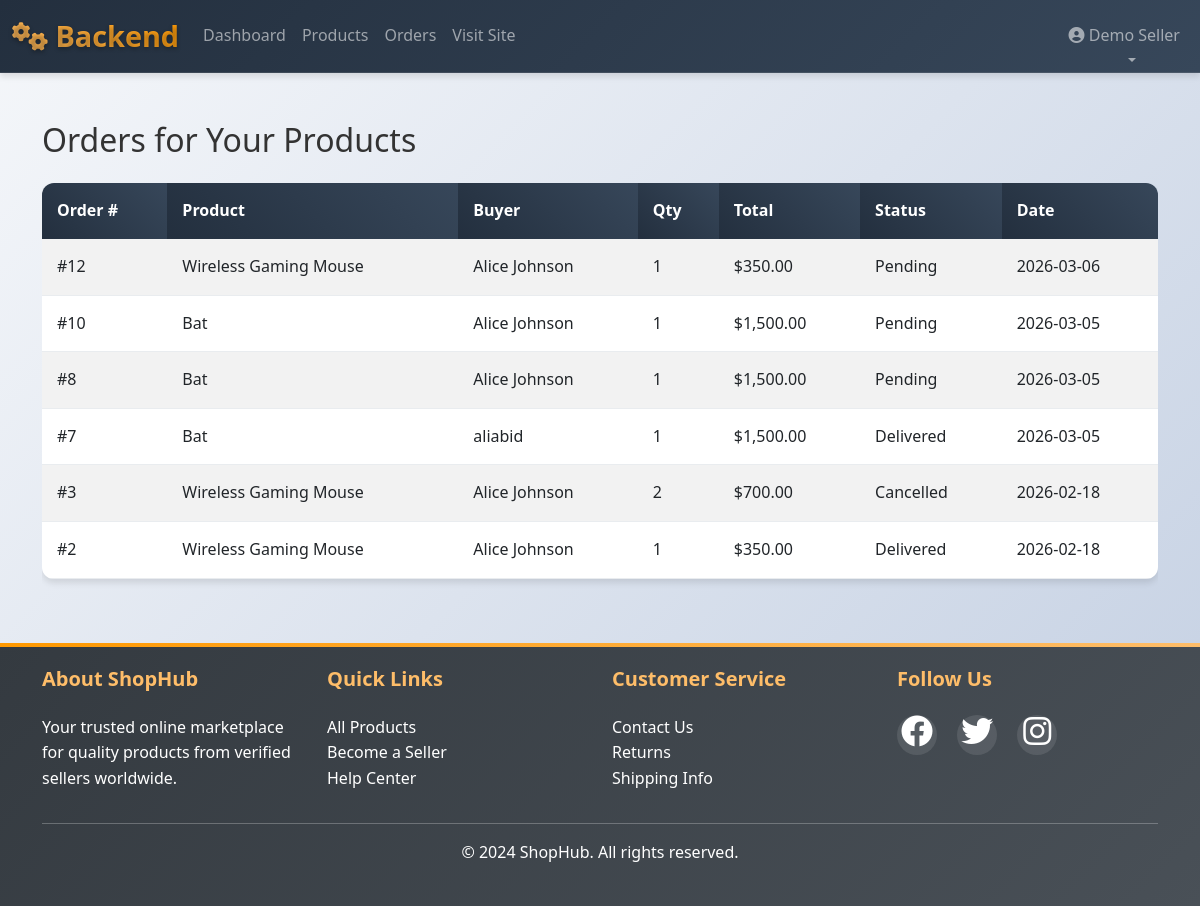
/seller/orders.php (signed in), run on an earlier commit of the app's database.
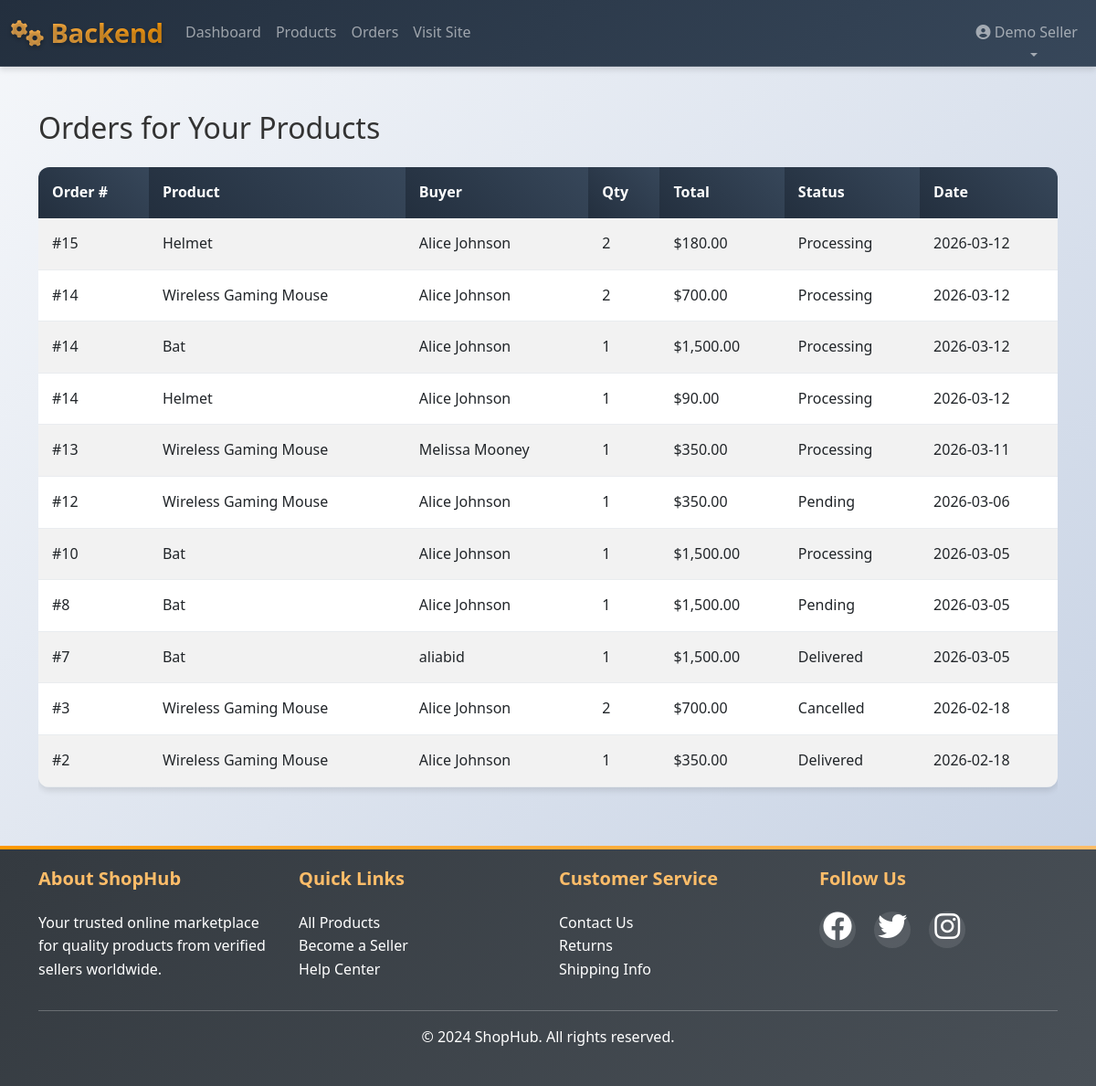
And on a later commit of the database.
### tables this page shows
CREATE TABLE `order_items` (
  `id` int(11) NOT NULL,
  `order_id` int(11) NOT NULL,
  `product_id` int(11) NOT NULL,
  `seller_id` int(11) NOT NULL,
  `quantity` int(11) NOT NULL,
  `price` decimal(10,2) NOT NULL
);

CREATE TABLE `orders` (
  `id` int(11) NOT NULL,
  `user_id` int(11) NOT NULL,
  `total_amount` decimal(10,2) NOT NULL,
  `status` enum('pending','processing','shipped','delivered','cancelled') DEFAULT 'pending',
  `shipping_address` text NOT NULL,
  `payment_method` varchar(50) DEFAULT NULL,
  `created_at` timestamp NOT NULL DEFAULT current_timestamp(),
  `rider_instructions` text DEFAULT NULL,
  `phone` varchar(20) DEFAULT NULL,
  `alt_phone` varchar(20) DEFAULT NULL,
  `order_number` varchar(20) DEFAULT NULL
);

CREATE TABLE `products` (
  `id` int(11) NOT NULL,
  `seller_id` int(11) NOT NULL,
  `name` varchar(255) NOT NULL,
  `description` text DEFAULT NULL,
  `price` decimal(10,2) NOT NULL,
  `stock` int(11) DEFAULT 0,
  `category` varchar(100) DEFAULT NULL,
  `image` varchar(255) DEFAULT NULL,
  `status` enum('active','inactive') DEFAULT 'active',
  `created_at` timestamp NOT NULL DEFAULT current_timestamp(),
  `language` varchar(10) DEFAULT 'en',
  `currency` varchar(3) DEFAULT 'USD'
);

CREATE TABLE `users` (
  `id` int(11) NOT NULL,
  `email` varchar(255) NOT NULL,
  `password` varchar(255) NOT NULL,
  `full_name` varchar(255) NOT NULL,
  `user_type` enum('buyer','seller','admin') DEFAULT 'buyer',
  `account_status` enum('active','pending','rejected') NOT NULL DEFAULT 'active',
  `shop_name` varchar(255) DEFAULT NULL,
  `phone` varchar(20) DEFAULT NULL,
  `address` text DEFAULT NULL,
  `created_at` timestamp NOT NULL DEFAULT current_timestamp(),
  `review_email_last_sent_at` timestamp NULL DEFAULT NULL,
  `review_email_sent_count` int(11) NOT NULL DEFAULT 0,
  `reviewed_at` timestamp NULL DEFAULT NULL,
  `reviewed_by` int(11) DEFAULT NULL
);

### seller/orders.php (the view, shortened to what this page needs)
<?php
require_once '../config/database.php';
$seller_id = $_SESSION['user_id'];
$stmt = $pdo->prepare(
    "SELECT o.id AS order_id, o.status, o.created_at, o.shipping_address, u.full_name AS buyer_name,
            oi.product_id, oi.quantity, oi.price, p.name AS product_name
     FROM orders o
     JOIN order_items oi ON o.id = oi.order_id
     JOIN products p ON oi.product_id = p.id
     JOIN users u ON o.user_id = u.id
     WHERE oi.seller_id = ?
     ORDER BY o.created_at DESC"
);
$stmt->execute([$seller_id]);
$orders = $stmt->fetchAll();
?>
<!DOCTYPE html>
<html lang="en">
<head>
    <link href="https://cdn.jsdelivr.net/npm/bootstrap@5.3.0/dist/css/bootstrap.min.css" rel="stylesheet">
    <link rel="stylesheet" href="https://cdnjs.cloudflare.com/ajax/libs/font-awesome/6.4.0/css/all.min.css">
    <link rel="stylesheet" href="../assets/css/style.css">
</head>
<body>
    <?php include '../includes/backend-header.php'; ?>
    <div class="container my-5">
        <h2 class="mb-4">Orders for Your Products</h2>
        <?php if(empty($orders)): ?>
            <div class="alert alert-info">No orders have been placed for your items yet.</div>
        <?php else: ?>
            <div class="table-responsive">
                <table class="table table-striped">
                    <thead>
                        <tr>
                            <th>Order #</th>
                            <th>Product</th>
                            <th>Buyer</th>
                            <th>Qty</th>
                            <th>Total</th>
                            <th>Status</th>
                            <th>Date</th>
                        </tr>
                    </thead>
                    <tbody>
                        <?php foreach($orders as $o): ?>
                        <tr>
                            <td>#<?= $o['order_id'] ?></td>
                            <td><?= htmlspecialchars($o['product_name']) ?></td>
                            <td><?= htmlspecialchars($o['buyer_name']) ?></td>
                            <td><?= $o['quantity'] ?></td>
                            <td>$<?= number_format($o['price'] * $o['quantity'], 2) ?></td>
                            <td><?= htmlspecialchars(ucfirst($o['status'])) ?></td>
                            <td><?= date('Y-m-d', strtotime($o['created_at'])) ?></td>
                        </tr>
                        <?php endforeach; ?>
                    </tbody>
                </table>
            </div>
        <?php endif; ?>
    </div>
    <?php include '../includes/footer.php'; ?>
</body>
</body>
</html>

What changed in the data, as far as the page shows it:
added order_items: order "15", product.name "Helmet", users.full_name "Alice Johnson", quantity "2", $o['price'] * $o['quantity'] "180.00", order.status "Processing", order.created_at "2026-03-12"
added order_items: order "14", product.name "Wireless Gaming Mouse", users.full_name "Alice Johnson", quantity "2", $o['price'] * $o['quantity'] "700.00", order.status "Processing", order.created_at "2026-03-12"
added order_items: order "14", product.name "Bat", users.full_name "Alice Johnson", quantity "1", $o['price'] * $o['quantity'] "1,500.00", order.status "Processing", order.created_at "2026-03-12"
added order_items: order "14", product.name "Helmet", users.full_name "Alice Johnson", quantity "1", $o['price']*$o['quantity'] "90.00", order.status "Processing", order.created_at "2026-03-12"
added order_items: order "13", product.name "Wireless Gaming Mouse", users.full_name "Melissa Mooney", quantity "1", $o['price']*$o['quantity'] "350.00", order.status "Processing", order.created_at "2026-03-11"
changed through a linked row, order_items (number 7 of 11 on the later page): order.status "Pending" → "Processing"
